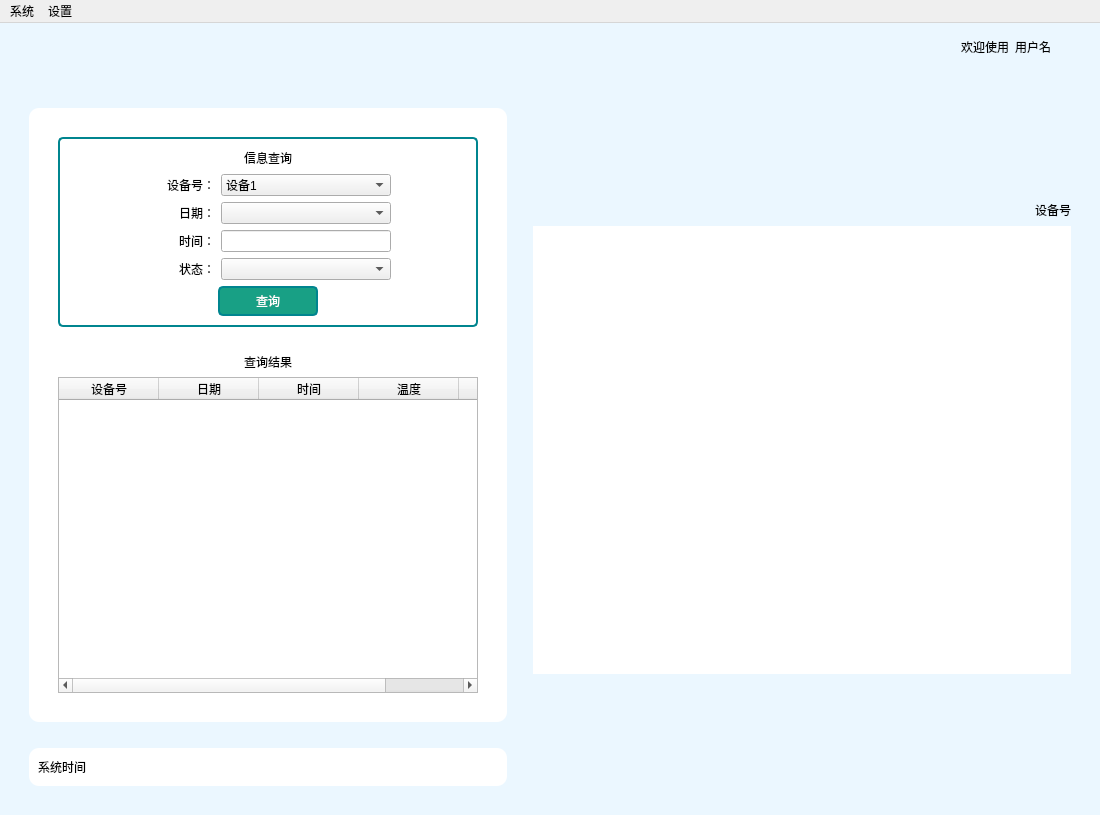
<?xml version="1.0" encoding="UTF-8"?>
<ui version="4.0">
 <class>MainWindow</class>
 <widget class="QMainWindow" name="MainWindow">
  <property name="geometry">
   <rect>
    <x>0</x>
    <y>0</y>
    <width>1100</width>
    <height>815</height>
   </rect>
  </property>
  <property name="windowTitle">
   <string>工业设备温度监测系统</string>
  </property>
  <property name="styleSheet">
   <string notr="true">#MainWindow{
	background-color: #ebf7ff;}
QPushButton{
	background-color: rgba(0,0, 0, 0);
	border:none}
QPushButton:pressed{
    padding-top:5px;
    padding-left:5px;
}
QPushButton:hover{
 padding-bottom:5px;
}
QGroupBox{
border:2px solid #00858f;
    border-radius:5px;}

*{font:bold 12pt &quot;楷体&quot;;}
</string>
  </property>
  <widget class="QWidget" name="centralwidget">
   <layout class="QVBoxLayout" name="verticalLayout_16">
    <item>
     <layout class="QHBoxLayout" name="horizontalLayout_2" stretch="0,0,0,0,0,1,0,0,0">
      <item>
       <spacer name="horizontalSpacer_25">
        <property name="orientation">
         <enum>Qt::Horizontal</enum>
        </property>
        <property name="sizeHint" stdset="0">
         <size>
          <width>40</width>
          <height>20</height>
         </size>
        </property>
       </spacer>
      </item>
      <item>
       <widget class="QPushButton" name="btn_back">
        <property name="minimumSize">
         <size>
          <width>0</width>
          <height>30</height>
         </size>
        </property>
        <property name="toolTip">
         <string>返回</string>
        </property>
        <property name="styleSheet">
         <string notr="true"/>
        </property>
        <property name="text">
         <string/>
        </property>
        <property name="icon">
         <iconset resource="../images/images.qrc">
          <normaloff>:/img/撤销.png</normaloff>:/img/撤销.png</iconset>
        </property>
        <property name="iconSize">
         <size>
          <width>25</width>
          <height>25</height>
         </size>
        </property>
       </widget>
      </item>
      <item>
       <widget class="QPushButton" name="btn_last">
        <property name="toolTip">
         <string>上一个设备</string>
        </property>
        <property name="styleSheet">
         <string notr="true"/>
        </property>
        <property name="text">
         <string/>
        </property>
        <property name="icon">
         <iconset resource="../images/images.qrc">
          <normaloff>:/img/上一个.png</normaloff>:/img/上一个.png</iconset>
        </property>
        <property name="iconSize">
         <size>
          <width>25</width>
          <height>25</height>
         </size>
        </property>
       </widget>
      </item>
      <item>
       <widget class="QPushButton" name="btn_next">
        <property name="toolTip">
         <string>下一个设备</string>
        </property>
        <property name="styleSheet">
         <string notr="true"/>
        </property>
        <property name="text">
         <string/>
        </property>
        <property name="icon">
         <iconset resource="../images/images.qrc">
          <normaloff>:/img/下一个.png</normaloff>:/img/下一个.png</iconset>
        </property>
        <property name="iconSize">
         <size>
          <width>25</width>
          <height>25</height>
         </size>
        </property>
       </widget>
      </item>
      <item>
       <widget class="QPushButton" name="btn_save">
        <property name="toolTip">
         <string>保存数据</string>
        </property>
        <property name="styleSheet">
         <string notr="true"/>
        </property>
        <property name="text">
         <string/>
        </property>
        <property name="icon">
         <iconset resource="../images/images.qrc">
          <normaloff>:/img/保存.png</normaloff>:/img/保存.png</iconset>
        </property>
        <property name="iconSize">
         <size>
          <width>25</width>
          <height>25</height>
         </size>
        </property>
       </widget>
      </item>
      <item>
       <spacer name="horizontalSpacer_2">
        <property name="orientation">
         <enum>Qt::Horizontal</enum>
        </property>
        <property name="sizeHint" stdset="0">
         <size>
          <width>40</width>
          <height>20</height>
         </size>
        </property>
       </spacer>
      </item>
      <item>
       <widget class="QLabel" name="label">
        <property name="text">
         <string>欢迎使用</string>
        </property>
       </widget>
      </item>
      <item>
       <widget class="QLabel" name="label_user">
        <property name="text">
         <string>用户名</string>
        </property>
       </widget>
      </item>
      <item>
       <spacer name="horizontalSpacer_24">
        <property name="orientation">
         <enum>Qt::Horizontal</enum>
        </property>
        <property name="sizeHint" stdset="0">
         <size>
          <width>40</width>
          <height>20</height>
         </size>
        </property>
       </spacer>
      </item>
     </layout>
    </item>
    <item>
     <layout class="QHBoxLayout" name="horizontalLayout" stretch="0,1">
      <item>
       <spacer name="horizontalSpacer_26">
        <property name="orientation">
         <enum>Qt::Horizontal</enum>
        </property>
        <property name="sizeHint" stdset="0">
         <size>
          <width>40</width>
          <height>20</height>
         </size>
        </property>
       </spacer>
      </item>
      <item>
       <spacer name="horizontalSpacer">
        <property name="orientation">
         <enum>Qt::Horizontal</enum>
        </property>
        <property name="sizeHint" stdset="0">
         <size>
          <width>40</width>
          <height>20</height>
         </size>
        </property>
       </spacer>
      </item>
     </layout>
    </item>
    <item>
     <layout class="QHBoxLayout" name="horizontalLayout_28" stretch="0,0,0,1,0">
      <item>
       <spacer name="verticalSpacer_21">
        <property name="orientation">
         <enum>Qt::Vertical</enum>
        </property>
        <property name="sizeHint" stdset="0">
         <size>
          <width>20</width>
          <height>40</height>
         </size>
        </property>
       </spacer>
      </item>
      <item>
       <layout class="QVBoxLayout" name="verticalLayout_15">
        <item>
         <spacer name="horizontalSpacer_72">
          <property name="orientation">
           <enum>Qt::Horizontal</enum>
          </property>
          <property name="sizeHint" stdset="0">
           <size>
            <width>40</width>
            <height>20</height>
           </size>
          </property>
         </spacer>
        </item>
        <item>
         <widget class="QFrame" name="frame">
          <property name="styleSheet">
           <string notr="true">#frame{
	background-color: rgb(255, 255, 255);
border-radius:10px}</string>
          </property>
          <property name="frameShape">
           <enum>QFrame::StyledPanel</enum>
          </property>
          <property name="frameShadow">
           <enum>QFrame::Raised</enum>
          </property>
          <layout class="QVBoxLayout" name="verticalLayout" stretch="0,0,0,0,1,0">
           <item>
            <spacer name="horizontalSpacer_13">
             <property name="orientation">
              <enum>Qt::Horizontal</enum>
             </property>
             <property name="sizeHint" stdset="0">
              <size>
               <width>40</width>
               <height>20</height>
              </size>
             </property>
            </spacer>
           </item>
           <item>
            <layout class="QHBoxLayout" name="horizontalLayout_6" stretch="0,0,0">
             <item>
              <spacer name="verticalSpacer">
               <property name="orientation">
                <enum>Qt::Vertical</enum>
               </property>
               <property name="sizeHint" stdset="0">
                <size>
                 <width>20</width>
                 <height>40</height>
                </size>
               </property>
              </spacer>
             </item>
             <item>
              <widget class="QGroupBox" name="groupBox_2">
               <property name="title">
                <string/>
               </property>
               <layout class="QVBoxLayout" name="verticalLayout_6">
                <item>
                 <layout class="QHBoxLayout" name="horizontalLayout_8">
                  <item>
                   <spacer name="horizontalSpacer_9">
                    <property name="orientation">
                     <enum>Qt::Horizontal</enum>
                    </property>
                    <property name="sizeHint" stdset="0">
                     <size>
                      <width>40</width>
                      <height>20</height>
                     </size>
                    </property>
                   </spacer>
                  </item>
                  <item>
                   <widget class="QLabel" name="label_10">
                    <property name="text">
                     <string>信息查询</string>
                    </property>
                   </widget>
                  </item>
                  <item>
                   <spacer name="horizontalSpacer_14">
                    <property name="orientation">
                     <enum>Qt::Horizontal</enum>
                    </property>
                    <property name="sizeHint" stdset="0">
                     <size>
                      <width>40</width>
                      <height>20</height>
                     </size>
                    </property>
                   </spacer>
                  </item>
                 </layout>
                </item>
                <item>
                 <layout class="QHBoxLayout" name="horizontalLayout_3">
                  <item>
                   <spacer name="horizontalSpacer_3">
                    <property name="orientation">
                     <enum>Qt::Horizontal</enum>
                    </property>
                    <property name="sizeHint" stdset="0">
                     <size>
                      <width>40</width>
                      <height>20</height>
                     </size>
                    </property>
                   </spacer>
                  </item>
                  <item>
                   <widget class="QLabel" name="label_6">
                    <property name="minimumSize">
                     <size>
                      <width>70</width>
                      <height>0</height>
                     </size>
                    </property>
                    <property name="text">
                     <string>设备号：</string>
                    </property>
                    <property name="alignment">
                     <set>Qt::AlignRight|Qt::AlignTrailing|Qt::AlignVCenter</set>
                    </property>
                   </widget>
                  </item>
                  <item>
                   <widget class="QComboBox" name="comboBox">
                    <property name="minimumSize">
                     <size>
                      <width>170</width>
                      <height>0</height>
                     </size>
                    </property>
                    <item>
                     <property name="text">
                      <string>设备1</string>
                     </property>
                    </item>
                    <item>
                     <property name="text">
                      <string>设备2</string>
                     </property>
                    </item>
                    <item>
                     <property name="text">
                      <string>设备3</string>
                     </property>
                    </item>
                   </widget>
                  </item>
                  <item>
                   <spacer name="horizontalSpacer_4">
                    <property name="orientation">
                     <enum>Qt::Horizontal</enum>
                    </property>
                    <property name="sizeHint" stdset="0">
                     <size>
                      <width>40</width>
                      <height>20</height>
                     </size>
                    </property>
                   </spacer>
                  </item>
                 </layout>
                </item>
                <item>
                 <layout class="QHBoxLayout" name="horizontalLayout_13">
                  <item>
                   <spacer name="horizontalSpacer_37">
                    <property name="orientation">
                     <enum>Qt::Horizontal</enum>
                    </property>
                    <property name="sizeHint" stdset="0">
                     <size>
                      <width>40</width>
                      <height>20</height>
                     </size>
                    </property>
                   </spacer>
                  </item>
                  <item>
                   <widget class="QLabel" name="label_20">
                    <property name="minimumSize">
                     <size>
                      <width>70</width>
                      <height>0</height>
                     </size>
                    </property>
                    <property name="text">
                     <string>日期：</string>
                    </property>
                    <property name="alignment">
                     <set>Qt::AlignRight|Qt::AlignTrailing|Qt::AlignVCenter</set>
                    </property>
                   </widget>
                  </item>
                  <item>
                   <widget class="QComboBox" name="comboBox_date">
                    <property name="minimumSize">
                     <size>
                      <width>170</width>
                      <height>0</height>
                     </size>
                    </property>
                    <item>
                     <property name="text">
                      <string/>
                     </property>
                    </item>
                    <item>
                     <property name="text">
                      <string>2022-09-20</string>
                     </property>
                    </item>
                    <item>
                     <property name="text">
                      <string>2022-09-21</string>
                     </property>
                    </item>
                   </widget>
                  </item>
                  <item>
                   <spacer name="horizontalSpacer_38">
                    <property name="orientation">
                     <enum>Qt::Horizontal</enum>
                    </property>
                    <property name="sizeHint" stdset="0">
                     <size>
                      <width>40</width>
                      <height>20</height>
                     </size>
                    </property>
                   </spacer>
                  </item>
                 </layout>
                </item>
                <item>
                 <layout class="QHBoxLayout" name="horizontalLayout_14">
                  <item>
                   <spacer name="horizontalSpacer_39">
                    <property name="orientation">
                     <enum>Qt::Horizontal</enum>
                    </property>
                    <property name="sizeHint" stdset="0">
                     <size>
                      <width>40</width>
                      <height>20</height>
                     </size>
                    </property>
                   </spacer>
                  </item>
                  <item>
                   <widget class="QLabel" name="label_21">
                    <property name="minimumSize">
                     <size>
                      <width>70</width>
                      <height>0</height>
                     </size>
                    </property>
                    <property name="text">
                     <string>时间：</string>
                    </property>
                    <property name="alignment">
                     <set>Qt::AlignRight|Qt::AlignTrailing|Qt::AlignVCenter</set>
                    </property>
                   </widget>
                  </item>
                  <item>
                   <widget class="QLineEdit" name="lineEdit_time">
                    <property name="minimumSize">
                     <size>
                      <width>170</width>
                      <height>0</height>
                     </size>
                    </property>
                   </widget>
                  </item>
                  <item>
                   <spacer name="horizontalSpacer_40">
                    <property name="orientation">
                     <enum>Qt::Horizontal</enum>
                    </property>
                    <property name="sizeHint" stdset="0">
                     <size>
                      <width>40</width>
                      <height>20</height>
                     </size>
                    </property>
                   </spacer>
                  </item>
                 </layout>
                </item>
                <item>
                 <layout class="QHBoxLayout" name="horizontalLayout_15">
                  <item>
                   <spacer name="horizontalSpacer_41">
                    <property name="orientation">
                     <enum>Qt::Horizontal</enum>
                    </property>
                    <property name="sizeHint" stdset="0">
                     <size>
                      <width>40</width>
                      <height>20</height>
                     </size>
                    </property>
                   </spacer>
                  </item>
                  <item>
                   <widget class="QLabel" name="label_22">
                    <property name="minimumSize">
                     <size>
                      <width>70</width>
                      <height>0</height>
                     </size>
                    </property>
                    <property name="text">
                     <string>状态：</string>
                    </property>
                    <property name="alignment">
                     <set>Qt::AlignRight|Qt::AlignTrailing|Qt::AlignVCenter</set>
                    </property>
                   </widget>
                  </item>
                  <item>
                   <widget class="QComboBox" name="comboBox_staus">
                    <property name="minimumSize">
                     <size>
                      <width>170</width>
                      <height>0</height>
                     </size>
                    </property>
                    <item>
                     <property name="text">
                      <string/>
                     </property>
                    </item>
                    <item>
                     <property name="text">
                      <string>正常</string>
                     </property>
                    </item>
                    <item>
                     <property name="text">
                      <string>高温警告</string>
                     </property>
                    </item>
                   </widget>
                  </item>
                  <item>
                   <spacer name="horizontalSpacer_42">
                    <property name="orientation">
                     <enum>Qt::Horizontal</enum>
                    </property>
                    <property name="sizeHint" stdset="0">
                     <size>
                      <width>40</width>
                      <height>20</height>
                     </size>
                    </property>
                   </spacer>
                  </item>
                 </layout>
                </item>
                <item>
                 <layout class="QHBoxLayout" name="horizontalLayout_26">
                  <item>
                   <spacer name="horizontalSpacer_68">
                    <property name="orientation">
                     <enum>Qt::Horizontal</enum>
                    </property>
                    <property name="sizeHint" stdset="0">
                     <size>
                      <width>40</width>
                      <height>20</height>
                     </size>
                    </property>
                   </spacer>
                  </item>
                  <item>
                   <widget class="QPushButton" name="btn_select">
                    <property name="minimumSize">
                     <size>
                      <width>100</width>
                      <height>30</height>
                     </size>
                    </property>
                    <property name="styleSheet">
                     <string notr="true">QPushButton{
    background-color:#18a085;
    color:rgb(255, 255, 255);
    border:2px solid #00858f;
    border-radius:5px;
}
QPushButton:pressed{
    padding-top:5px;
    padding-left:5px;
}</string>
                    </property>
                    <property name="text">
                     <string>查询</string>
                    </property>
                   </widget>
                  </item>
                  <item>
                   <spacer name="horizontalSpacer_69">
                    <property name="orientation">
                     <enum>Qt::Horizontal</enum>
                    </property>
                    <property name="sizeHint" stdset="0">
                     <size>
                      <width>40</width>
                      <height>20</height>
                     </size>
                    </property>
                   </spacer>
                  </item>
                 </layout>
                </item>
               </layout>
              </widget>
             </item>
             <item>
              <spacer name="verticalSpacer_2">
               <property name="orientation">
                <enum>Qt::Vertical</enum>
               </property>
               <property name="sizeHint" stdset="0">
                <size>
                 <width>20</width>
                 <height>40</height>
                </size>
               </property>
              </spacer>
             </item>
            </layout>
           </item>
           <item>
            <spacer name="horizontalSpacer_71">
             <property name="orientation">
              <enum>Qt::Horizontal</enum>
             </property>
             <property name="sizeHint" stdset="0">
              <size>
               <width>40</width>
               <height>20</height>
              </size>
             </property>
            </spacer>
           </item>
           <item>
            <widget class="QLabel" name="label_5">
             <property name="text">
              <string>查询结果</string>
             </property>
             <property name="alignment">
              <set>Qt::AlignCenter</set>
             </property>
            </widget>
           </item>
           <item>
            <layout class="QHBoxLayout" name="horizontalLayout_16" stretch="0,1,0">
             <item>
              <spacer name="verticalSpacer_5">
               <property name="orientation">
                <enum>Qt::Vertical</enum>
               </property>
               <property name="sizeHint" stdset="0">
                <size>
                 <width>20</width>
                 <height>40</height>
                </size>
               </property>
              </spacer>
             </item>
             <item>
              <widget class="QTableWidget" name="tableWidget">
               <property name="minimumSize">
                <size>
                 <width>420</width>
                 <height>0</height>
                </size>
               </property>
               <attribute name="horizontalHeaderStretchLastSection">
                <bool>true</bool>
               </attribute>
               <attribute name="verticalHeaderVisible">
                <bool>false</bool>
               </attribute>
               <column>
                <property name="text">
                 <string>设备号</string>
                </property>
               </column>
               <column>
                <property name="text">
                 <string>日期</string>
                </property>
               </column>
               <column>
                <property name="text">
                 <string>时间</string>
                </property>
               </column>
               <column>
                <property name="text">
                 <string>温度</string>
                </property>
               </column>
               <column>
                <property name="text">
                 <string>状态</string>
                </property>
               </column>
              </widget>
             </item>
             <item>
              <spacer name="verticalSpacer_6">
               <property name="orientation">
                <enum>Qt::Vertical</enum>
               </property>
               <property name="sizeHint" stdset="0">
                <size>
                 <width>20</width>
                 <height>40</height>
                </size>
               </property>
              </spacer>
             </item>
            </layout>
           </item>
           <item>
            <spacer name="horizontalSpacer_29">
             <property name="orientation">
              <enum>Qt::Horizontal</enum>
             </property>
             <property name="sizeHint" stdset="0">
              <size>
               <width>40</width>
               <height>20</height>
              </size>
             </property>
            </spacer>
           </item>
          </layout>
         </widget>
        </item>
        <item>
         <spacer name="horizontalSpacer_67">
          <property name="orientation">
           <enum>Qt::Horizontal</enum>
          </property>
          <property name="sizeHint" stdset="0">
           <size>
            <width>40</width>
            <height>20</height>
           </size>
          </property>
         </spacer>
        </item>
        <item>
         <widget class="QFrame" name="frame_4">
          <property name="styleSheet">
           <string notr="true">#frame_4{
	background-color: rgb(255, 255, 255);
border-radius:10px}</string>
          </property>
          <property name="frameShape">
           <enum>QFrame::StyledPanel</enum>
          </property>
          <property name="frameShadow">
           <enum>QFrame::Raised</enum>
          </property>
          <layout class="QVBoxLayout" name="verticalLayout_14">
           <item>
            <layout class="QHBoxLayout" name="horizontalLayout_27">
             <item>
              <widget class="QLabel" name="label_40">
               <property name="text">
                <string>系统时间</string>
               </property>
              </widget>
             </item>
             <item>
              <widget class="QLabel" name="label_time">
               <property name="text">
                <string/>
               </property>
              </widget>
             </item>
             <item>
              <spacer name="horizontalSpacer_5">
               <property name="orientation">
                <enum>Qt::Horizontal</enum>
               </property>
               <property name="sizeHint" stdset="0">
                <size>
                 <width>40</width>
                 <height>20</height>
                </size>
               </property>
              </spacer>
             </item>
            </layout>
           </item>
          </layout>
         </widget>
        </item>
       </layout>
      </item>
      <item>
       <spacer name="verticalSpacer_20">
        <property name="orientation">
         <enum>Qt::Vertical</enum>
        </property>
        <property name="sizeHint" stdset="0">
         <size>
          <width>20</width>
          <height>40</height>
         </size>
        </property>
       </spacer>
      </item>
      <item>
       <layout class="QVBoxLayout" name="verticalLayout_13" stretch="1,0,4,1">
        <item>
         <spacer name="verticalSpacer_3">
          <property name="orientation">
           <enum>Qt::Vertical</enum>
          </property>
          <property name="sizeHint" stdset="0">
           <size>
            <width>20</width>
            <height>40</height>
           </size>
          </property>
         </spacer>
        </item>
        <item>
         <layout class="QHBoxLayout" name="horizontalLayout_25">
          <item>
           <spacer name="horizontalSpacer_65">
            <property name="orientation">
             <enum>Qt::Horizontal</enum>
            </property>
            <property name="sizeHint" stdset="0">
             <size>
              <width>40</width>
              <height>20</height>
             </size>
            </property>
           </spacer>
          </item>
          <item>
           <widget class="QLabel" name="label_dvcid">
            <property name="text">
             <string>设备号</string>
            </property>
           </widget>
          </item>
         </layout>
        </item>
        <item>
         <widget class="QLabel" name="label_img">
          <property name="minimumSize">
           <size>
            <width>500</width>
            <height>410</height>
           </size>
          </property>
          <property name="styleSheet">
           <string notr="true">background-color: rgb(255, 255, 255);</string>
          </property>
          <property name="text">
           <string/>
          </property>
          <property name="alignment">
           <set>Qt::AlignCenter</set>
          </property>
         </widget>
        </item>
        <item>
         <spacer name="verticalSpacer_4">
          <property name="orientation">
           <enum>Qt::Vertical</enum>
          </property>
          <property name="sizeHint" stdset="0">
           <size>
            <width>20</width>
            <height>40</height>
           </size>
          </property>
         </spacer>
        </item>
       </layout>
      </item>
      <item>
       <spacer name="verticalSpacer_22">
        <property name="orientation">
         <enum>Qt::Vertical</enum>
        </property>
        <property name="sizeHint" stdset="0">
         <size>
          <width>20</width>
          <height>40</height>
         </size>
        </property>
       </spacer>
      </item>
     </layout>
    </item>
    <item>
     <spacer name="horizontalSpacer_66">
      <property name="orientation">
       <enum>Qt::Horizontal</enum>
      </property>
      <property name="sizeHint" stdset="0">
       <size>
        <width>40</width>
        <height>20</height>
       </size>
      </property>
     </spacer>
    </item>
   </layout>
  </widget>
  <widget class="QMenuBar" name="menuBar">
   <property name="geometry">
    <rect>
     <x>0</x>
     <y>0</y>
     <width>1100</width>
     <height>22</height>
    </rect>
   </property>
   <widget class="QMenu" name="menu">
    <property name="title">
     <string>系统</string>
    </property>
    <addaction name="action_altuser"/>
    <addaction name="action_userdel"/>
   </widget>
   <widget class="QMenu" name="menu_2">
    <property name="title">
     <string>设置</string>
    </property>
    <addaction name="action_password"/>
    <addaction name="action_phone"/>
   </widget>
   <addaction name="menu"/>
   <addaction name="menu_2"/>
  </widget>
  <action name="action_altuser">
   <property name="text">
    <string>切换用户</string>
   </property>
  </action>
  <action name="action_userdel">
   <property name="text">
    <string>账号注销</string>
   </property>
  </action>
  <action name="action_password">
   <property name="text">
    <string>修改密码</string>
   </property>
  </action>
  <action name="action_phone">
   <property name="text">
    <string>修改手机号</string>
   </property>
  </action>
 </widget>
 <resources>
  <include location="../images/images.qrc"/>
 </resources>
 <connections/>
</ui>
